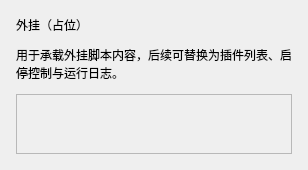
<?xml version="1.0" encoding="UTF-8"?>
<ui version="4.0">
 <class>PluginPage</class>
 <widget class="QWidget" name="PluginPage">
  <layout class="QVBoxLayout" name="verticalLayout">
   <property name="spacing">
    <number>12</number>
   </property>
   <property name="leftMargin">
    <number>16</number>
   </property>
   <property name="topMargin">
    <number>16</number>
   </property>
   <property name="rightMargin">
    <number>16</number>
   </property>
   <property name="bottomMargin">
    <number>16</number>
   </property>
   <item>
    <widget class="QLabel" name="titleLabel">
     <property name="text">
      <string>外挂（占位）</string>
     </property>
     <property name="alignment">
      <set>Qt::AlignLeft|Qt::AlignVCenter</set>
     </property>
    </widget>
   </item>
   <item>
    <widget class="QLabel" name="descLabel">
     <property name="text">
      <string>用于承载外挂脚本内容，后续可替换为插件列表、启停控制与运行日志。</string>
     </property>
     <property name="alignment">
      <set>Qt::AlignLeft|Qt::AlignVCenter</set>
     </property>
     <property name="wordWrap">
      <bool>true</bool>
     </property>
    </widget>
   </item>
   <item>
    <widget class="QFrame" name="panelFrame">
     <property name="frameShape">
      <enum>QFrame::StyledPanel</enum>
     </property>
     <property name="frameShadow">
      <enum>QFrame::Plain</enum>
     </property>
     <layout class="QVBoxLayout" name="verticalLayoutPanel">
      <item>
       <spacer name="verticalSpacerPanel">
        <property name="orientation">
         <enum>Qt::Vertical</enum>
        </property>
        <property name="sizeHint" stdset="0">
         <size>
          <width>20</width>
          <height>40</height>
         </size>
        </property>
       </spacer>
      </item>
     </layout>
    </widget>
   </item>
  </layout>
 </widget>
 <resources/>
 <connections/>
</ui>
